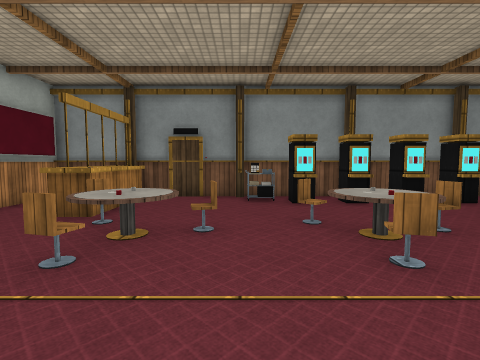
View 1 (above)

16 first-person views from a walk through a 3-D level made in the Unity game engine. The camera is 1.3 m above the floor, tilts 4° down and sees 85° across. The floor is counted in squares, 1 m on a side. Each view is taken from the middle of a square. On the plan, view 1 faces up. The plan holds only what a view shows up to about 13 squares ahead; the rest is blank. The place goes on beyond the plan. The player character is not drawn. Door leaves are left out, so doorways stand open. Surface patterns are stand-ins for the level's own textures.

View 2
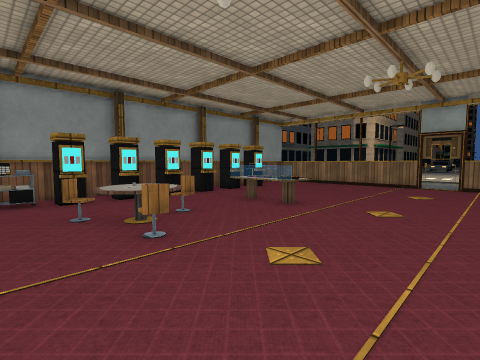

View 3
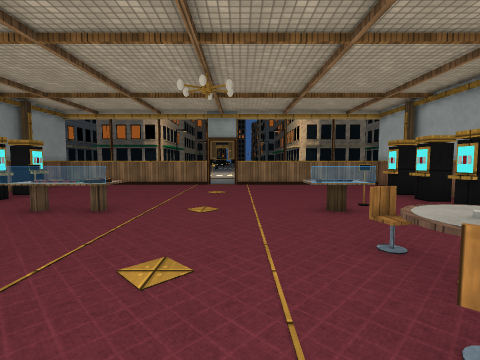

View 4
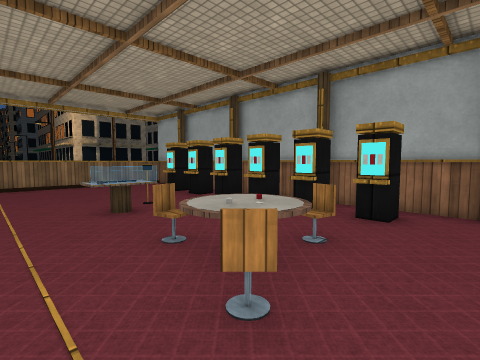

View 5
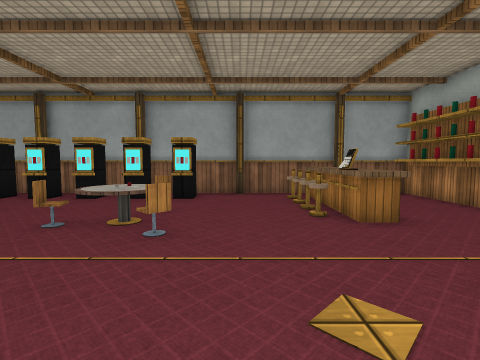

View 6
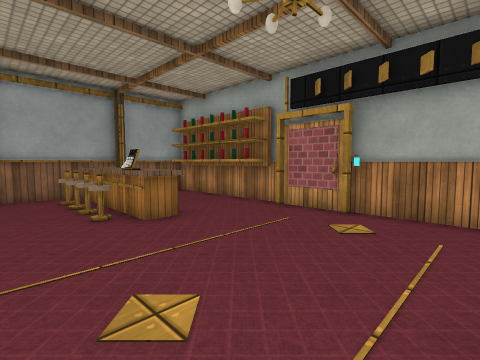

View 7
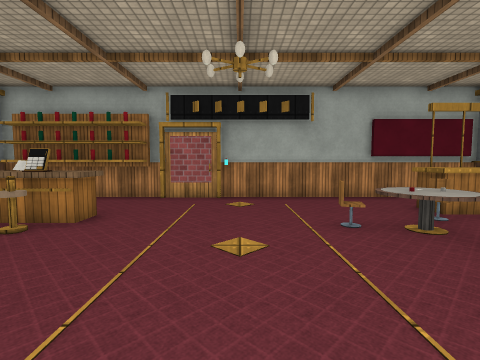

View 8
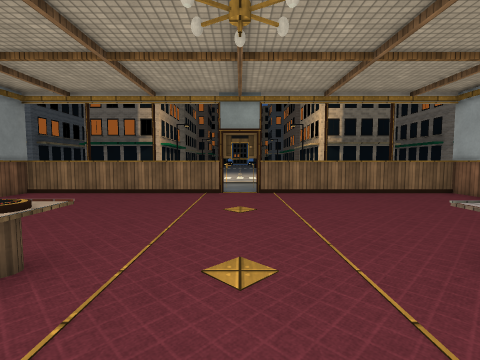

View 9
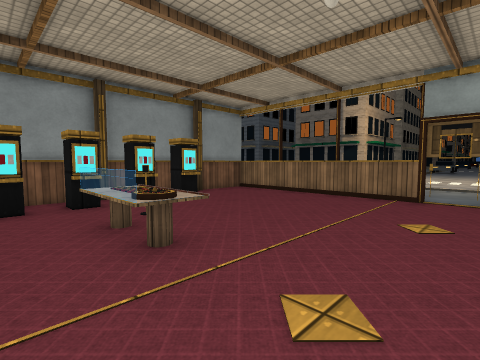

View 10
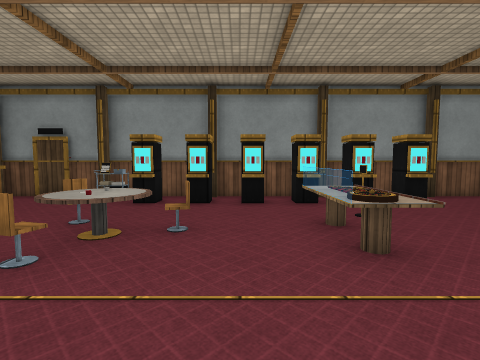

View 11
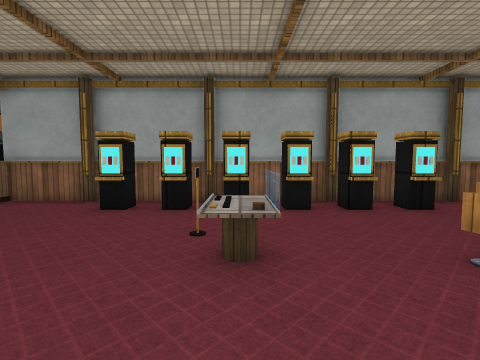

View 12
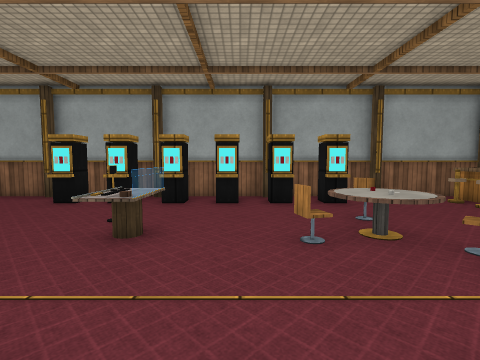

View 13
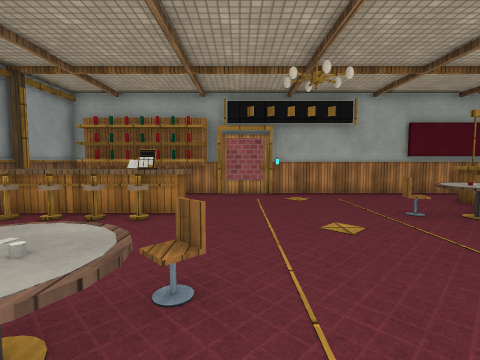

View 14
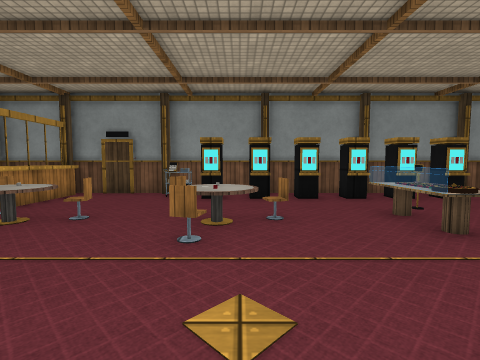

View 15
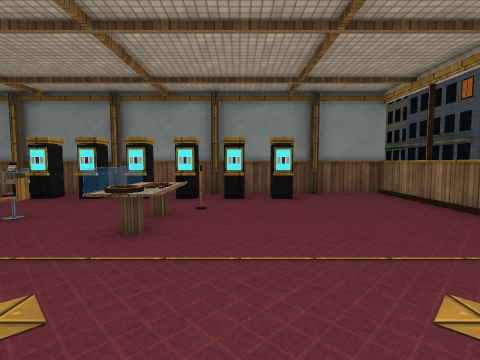

View 16
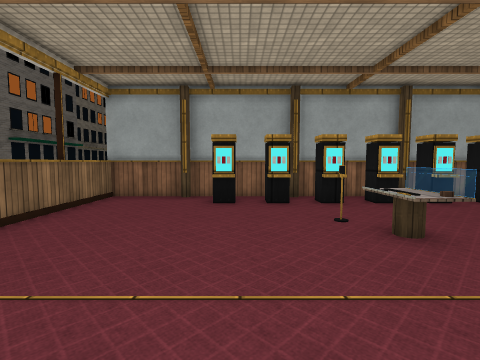

### Floor plan
Points are (right, up) in squares from view 1. A wall is a line through its corners. A room is listed if a view was taken in it or the views show most of it. See-through windows are left out.
Room 1 (views 1, 2, 3, 4, 5, 6, 7, 8, 9, 10, 11, 12, 13, 14, 15, 16)
walls: (4.1, 8.1) (3.4, 8.1); (3.4, -6.1) (4.1, -6.1); (5, -6.1) (5.8, -6.1); (2.4, 8.1) (1.6, 8.1); (5.8, 8.1) (5, 8.1); (1.6, -6.1) (2.4, -6.1); (6.8, -6.1) (7.5, -6.1); (7.5, 8.1) (6.8, 8.1); (-2.6, -3.4) (-2.6, -7.2); (4.1, -7.8) (7.9, -7.8); (3.8, 9.8) (0.1, 9.8); (7.8, -7.5) (8.2, -7.5); (0.1, 9.5) (-0.2, 9.5); (10.1, -6.1) (10.9, -6.1); (-0.2, -7.5) (0.1, -7.5); (0.1, -7.8) (3.9, -7.8); (7.9, 9.8) (4.1, 9.8); (-0.1, 9.8) (-3.8, 9.8) (-3.8, 9.2); (8.1, -7.8) (10.8, -7.8); (10.9, 8.1) (10.1, 8.1); (-6.5, 0.6) (-6.5, 0.1); (11, -7.8) (11.8, -7.8); (-3.5, 9.5) (-3.5, 6.1) (-4.6, 6.1); (11.8, -7.5) (12.2, -7.5); (-3.8, -7.8) (-0.1, -7.8); (11.8, 9.8) (8.1, 9.8); (-4.2, -7.5) (-3.8, -7.5); (12.2, 9.5) (11.8, 9.5); (12.1, -7.8) (14.8, -7.8) (14.8, 9.8) (12.1, 9.8); (-4.2, 9.8) (-6.8, 9.8) (-6.8, -7.8) (-4.2, -7.8)
low walls: (6.4, 5.4) (6.4, 5.9); (4.1, 7.9) (3.4, 7.9); (3.4, -5.9) (4.1, -5.9); (5, -5.9) (5.8, -5.9); (2.4, 7.9) (1.6, 7.9); (5.8, 7.9) (5, 7.9); (1.6, -5.9) (2.4, -5.9); (6.8, -5.9) (7.5, -5.9); (7.5, 7.9) (6.8, 7.9); (10.1, -5.9) (10.9, -5.9); (10.9, 7.9) (10.1, 7.9)
ways out: open door at (15, 1)
objects: other object (-6, -7); other object (-6, -6); other object (-6, -5); other object (-6, -4); other object (-6, -3); other object (-3, -3); other object (-3, 4) to (-1, 5); other object (-2, -7); other object (-2, -6); other object (-2, -5); other object (-2, -4); other object (-2, -3); other object (-2, -2); other object (-2, 3); other object (-1, -5); other object (-1, -4); other object (-1, 5); other object (0, 9) to (1, 9); other object (2, -4); other object (2, -3) to (3, -2); other object (2, -1); other object (2, 3); other object (2, 4) to (3, 5); other object (3, -7) to (3, -6); other object (3, 8) to (3, 9); other object (4, -2); other object (4, 5); other object (6, 3); other object (7, -7); other object (7, -3) to (7, -2); other object (7, 4); other object (7, 5); other object (7, 9); other object (8, -4); other object (8, 6); other object (9, -7) to (9, -6); other object (9, 8) to (9, 9)

Positions as (right, up) in squares from view 1, and headings:
1: (0, 0), facing up
2: (0, -1), facing up-right
3: (0, 0), facing right
4: (0, 0), facing down-right
5: (0, 3), facing down
6: (0, 3), facing down-left
7: (3, 1), facing left
8: (4, 1), facing right
9: (5, 0), facing up-right
10: (5, 0), facing up
11: (7, 1), facing down
12: (5, 2), facing down
13: (4, -1), facing left
14: (3, -1), facing up
15: (9, -1), facing up
16: (10, 2), facing down
